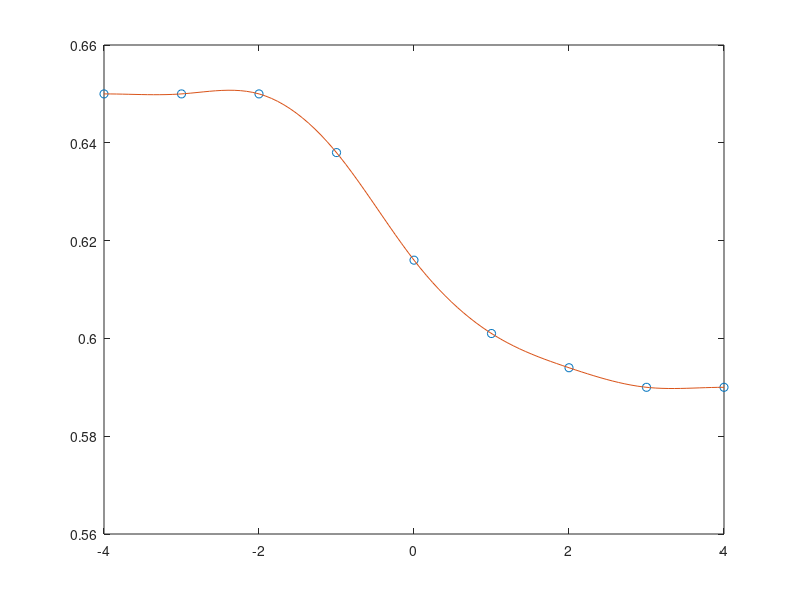

Reproduce this figure in MATLAB.
%PIA Transporte y medicion de hidrocarburos
%Solution for mass or volume flow rate
clc 
clear all
% Variables
%%
%Differential Pressure (deltaP)
P1 = input('Inlet pressure [psi]: ');
P2 = input('Outlet pressure [psi]: ');
deltaP= P1 - P2;
% Density (rhotp)
rhotp = input('Density of the fluid at flowing conditions [lb/ft^3 ,0.044-0.056]: ');
% viscosity (cp)
u= input('Viscosity of fluid [cP, 0.01 - 0.03]: ');
% Note: alpha, Tf and Tr must be in consistent units.
% For the purpose of this standard, Tr is assumed to be 68 F (20 c)
Tr = 68;
Tf = input('Temperature of the fluid at flowing conditions [70 F]: ');
% linear coefficient of thermal expansion for the orifice plate material
alpha1 = 0.00000925 ;
% linear coefficient of thermal expansion for the meter tube material
alpha2 = 0.00000925 ;
% reference orifice plate bore diameter at Tr
dr= input('Orifice plate bore diameter [in]: ');
%Orifice diameter calculated at flowing temperature (Tf)
d= dr*(1+alpha1*(Tf - Tr));
%Pipe internal diameter calculated at flowing temperature (Tf)
Dr= input('Pipe internal diameter [in]: ');
%meter tube internal diameter calculated at flowing temperature (Tf)
D =Dr*(1+alpha2*(Tf - Tr));
%Diameter ratio (beta)
beta = d/D;
%Velocity of approach factor (Ev)
Ev= 1/sqrt(1-beta^4);


%%
% Expansion Factor (Y)
x1 = deltaP/((P1 + P2 / 2) + deltaP);
Y= 1 - (0.41 + 0.35*beta^4)*(x1/1);
% Unit conversion constant
%Nc= input('Unit conversion constant: ');

%% Reynolds number
qm = 100;

%while (n>0.1) ;
%n = (rhotp*qm*D)/u;
%qm = qm - 100;
%error = abs((n1 - n /n))* 100 ;
%n = n1;
%ReD = qm*rhotp*D / u ;
%qm = qm - 10;
%end

ReD = qm*rhotp*D / u;

%%
R = -4:4;
CD = [0.65 0.65 0.65 0.638 0.616 0.601 0.594 .59 0.59];
cs = spline(R,[0 CD 0]);
xx = linspace(-4,4,101);
plot(R,CD,'o',xx,ppval(cs,xx),'-');
%%

if ReD > 4000
   Cd = 0.6;
else
   Cd = 0.5;
end  
% Orifice flow equation
qm = Cd*(pi/4)*Ev*Y*d^2*sqrt(2*rhotp*deltaP);


text1='Resolviendo la ecuacion de flujo resulta en [/s] : %2.3f \n';
fprintf(text1, qm);
%qmkg = qm * 2.2046;
%text1='Resolviendo la ecuacion de flujo resulta en [kg/s] : %2.3f \n';
%fprintf(text1, qmkg);


